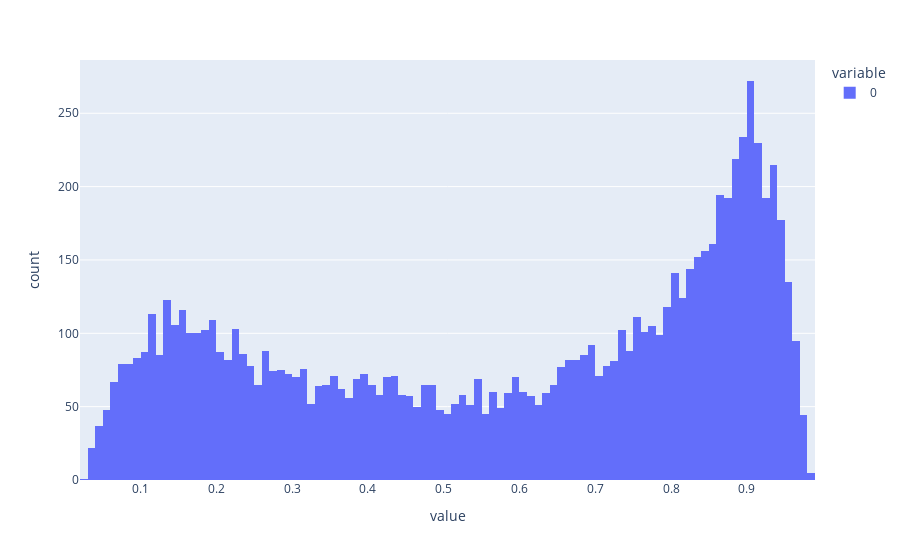

This figure's notebook cell:
### Code cell
import plotly.express as px

res = model.predict(side_features_train)

fig = px.histogram(res, nbins=100)
fig.show()

### Figure 1 — Plotly figure (JSON) as saved in the notebook; plotly's stock layout.template omitted (floating-point values rounded to 4 significant figures; data arrays with more than 128 entries replaced by an {"elided": "..."} marker saying what was removed)
{"data": [{"bingroup": "x", "hovertemplate": "variable=0<br>value=%{x}<br>count=%{y}<extra></extra>", "legendgroup": "0", "marker": {"color": "#636efa", "pattern": {"shape": ""}}, "name": "0", "nbinsx": 100, "orientation": "v", "showlegend": true, "type": "histogram", "x": {"elided": "8835 float values"}, "xaxis": "x", "yaxis": "y"}], "layout": {"barmode": "relative", "legend": {"title": {"text": "variable"}, "tracegroupgap": 0}, "margin": {"t": 60}, "xaxis": {"anchor": "y", "domain": [0, 1], "title": {"text": "value"}}, "yaxis": {"anchor": "x", "domain": [0, 1], "title": {"text": "count"}}}}
